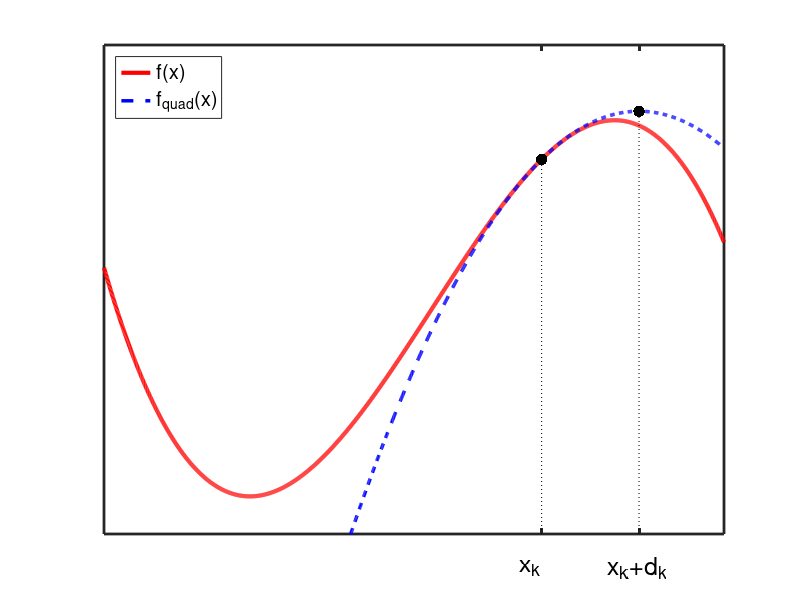

MATLAB code for this plot: (Note: this script raises an error after producing the figure.)
function newtonsMethodNonConvex
%Newton's method on a non convex function. 


hold all;

xmin = -4;  xmax = 13;
ymin = -50; ymax = 600;

domain = xmin:0.01:xmax;

f = @(x)-x.^3 + 15*x.^2;
Xk = 8;         

f1 = @(x) -3*x.^2 + 30*x;
f2 = @(x) -6*x + 30;


t = @(x) f(Xk) + f1(Xk)*(x - Xk) + (1/2)*f2(Xk)*(x - Xk).^2;
[val, maxNDX] = max(t(domain));
maximum = domain(maxNDX);

h1=plot(domain,f(domain),'-r','LineWidth',3);
h2=plot(domain,t(domain),'--b','LineWidth',2.5);
legend([h1,h2],{'f(x)','f_{quad}(x)'},'Location','NorthWest');

plot(Xk,f(Xk),'.k','MarkerSize',25);
plot([Xk,Xk],[ymin,f(Xk)],':k');

plot(maximum,t(maximum),'.k','MarkerSize',25);
plot([maximum,maximum],[ymin,t(maximum)],':k');



% x^(k)
annotation(gcf,'textbox'        ,[0.65 0 0.09946 0.11],...
               'String'         ,{'x_{k}'},...
               'FontSize'       ,18,...
               'FitBoxToText'   ,'off',...
               'LineStyle'      ,'none');

% x^(k) + v^(k)
annotation(gcf,'textbox'        ,[0.76 0 0.09946 0.11],...
               'String'         ,{'x_{k}+d_{k}'},...
               'FontSize'       ,18,...
               'FitBoxToText'   ,'off',...
               'LineStyle'      ,'none');


axis([xmin,xmax,ymin,ymax]);
set(gca,'XTick',[Xk,maximum],'XTickLabel',{'',''},'YTick',[],'FontSize',16,'Box','on','LineWidth',2);

if doPrintPmtk; printPmtkFigures('newtonsMethodNonConvex'); end;
end